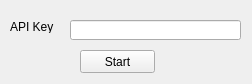
<?xml version="1.0" encoding="UTF-8"?>
<ui version="4.0">
 <class>MainWindow</class>
 <widget class="QMainWindow" name="MainWindow">
  <property name="geometry">
   <rect>
    <x>0</x>
    <y>0</y>
    <width>252</width>
    <height>84</height>
   </rect>
  </property>
  <property name="windowTitle">
   <string>Pixance v0.1</string>
  </property>
  <property name="locale">
   <locale language="English" country="UnitedStates"/>
  </property>
  <widget class="QWidget" name="centralWidget">
   <widget class="QLineEdit" name="leApiKey">
    <property name="geometry">
     <rect>
      <x>70</x>
      <y>20</y>
      <width>171</width>
      <height>20</height>
     </rect>
    </property>
   </widget>
   <widget class="QLabel" name="label_2">
    <property name="geometry">
     <rect>
      <x>10</x>
      <y>20</y>
      <width>46</width>
      <height>13</height>
     </rect>
    </property>
    <property name="text">
     <string>API Key</string>
    </property>
   </widget>
   <widget class="QPushButton" name="btStart">
    <property name="geometry">
     <rect>
      <x>80</x>
      <y>50</y>
      <width>75</width>
      <height>23</height>
     </rect>
    </property>
    <property name="text">
     <string>Start</string>
    </property>
   </widget>
  </widget>
 </widget>
 <resources/>
 <connections/>
</ui>
